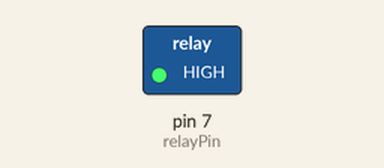
Simulated run of this sketch. Board: Arduino Uno, built with avr-gcc and run on an emulated ATmega328P. Shown: switched loads named in the sketch (green lamp = pin HIGH). Dashed ring = blinking.

Above: at 0.2 s.
Timing chart, 0 to 3.0 s (numbered marks = the images above):
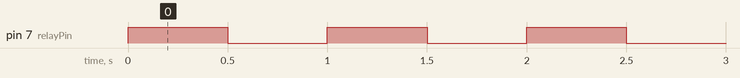

The sketch:

TP12_Relay_LED_Control.ino
```cpp
const int relayPin = 7;

void setup() {
  pinMode(relayPin, OUTPUT);
}

void loop() {
  // Active le relais pendant 500 ms, puis le désactive pendant 500 ms.
  digitalWrite(relayPin, HIGH);
  delay(500);

  // Désactive le relais pendant 500 ms, puis le réactive pendant 500 ms.
  digitalWrite(relayPin, LOW);
  delay(500);
}
```

Measured:
- by itself, pin 7 (relayPin): alternates HIGH for 0.50 s and LOW for 0.50 s
